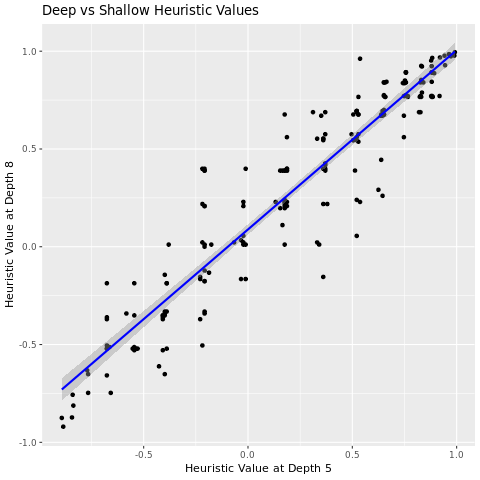

Source code (R):
# Linear regression for depth 4 vs depth 9, 25 moves in

probcut <- read_csv("./depth25.csv") 
probcut$Depth5 <- probcut$`5`
probcut$Depth8 <- probcut$`8`

probcut_mod <- lm(Depth8 ~ Depth5, data = probcut)

png(file = "probcut.png")
ggplot(data = probcut, mapping = aes(x = Depth5, y = Depth8)) + 
    xlab("Heuristic Value at Depth 5") +
    ylab("Heuristic Value at Depth 8") +
    ggtitle("Deep vs Shallow Heuristic Values") +
    geom_point() +
    stat_smooth(method = "lm", col = "blue")
dev.off()
